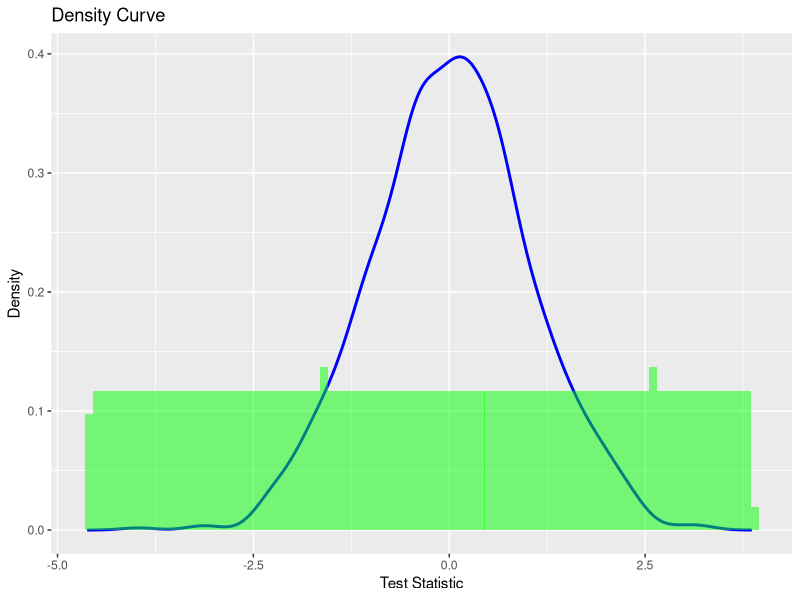

Source code (R): (Note: this script raises an error after producing the figure.)
library(testthat)
library(ggplot2)

permutation_test = function(group.labels, responses, num_reps, alpha = 0.05) {
  #Check to make sure it is a valid test
  if (!is.numeric(num_reps) || num_reps <= 0) {
    stop("Can not have negative permutations")
  }
  
  #Find the test statistic
  group1 = responses[group.labels==1]
  group2 = responses[group.labels==2]
  p1.hat = mean(group1)
  p2.hat = mean(group2)
  observed_test_statistic = (p1.hat-p2.hat) / sqrt((p1.hat*(1 -p1.hat)) / length(group1)+(p2.hat*(1 - p2.hat)) / length(group2))
  
  #Process to do the permutations with the different sample groups
  permuted_test_statistics = numeric(num_reps)
  for (i in seq_len(num_reps)) {
    permuted_labels = sample(group.labels)  # Randomize the group labels
    perm_group1 = responses[permuted_labels == 1] #Place the randomized responses into their respective groups
    perm_group2 = responses[permuted_labels == 2] 
    perm_p1.hat = mean(perm_group1) #Calculate the statistic mean
    perm_p2.hat = mean(perm_group2)
    permuted_test_statistics[i] = (perm_p1.hat - perm_p2.hat) / 
      sqrt((perm_p1.hat * (1 - perm_p1.hat)) / length(perm_group1) + (perm_p2.hat * (1 - perm_p2.hat)) / length(perm_group2))
  }
  
  #Null Mean and Standard Deviation
  null_mean = 0  
  null_sd = sqrt((p1.hat * (1 - p1.hat)) / length(group1) + (p2.hat * (1 - p2.hat)) / length(group2))
  
  #PLotting function to display the data
  data = rnorm(1000, mean = 0, sd = 1)
  density_data = density(data) #Find the density
  density_df = data.frame(x = density_data$x, y = density_data$y) #Density data frame
  ggplot(density_df, aes(x = x, y = y)) + #Plotting function
    geom_line(color = "blue", size = 1) +      #Plot the curve for the density
    geom_histogram(aes(y = ..density..), binwidth = 0.1, fill = "green", alpha = 0.5) +  # Plot histogram with density scale
    labs(title = "Density Curve", x = "Test Statistic", y = "Density") +
    theme_grey()
}

# Example usage
set.seed(123)
n = 50
p1 = 0.6
p2 = 0.4
responses = c(rbinom(n, 1, p1), rbinom(n, 1, p2))
group.labels = c(rep(1, n), rep(2, n))
permutation_test(group.labels, responses, num_reps = 1000)

set.seed(120)
n = 70
p1 = 0.4
p2 = 0.9
responses = c(rbinom(n, 1, p1), rbinom(n, 1, p2))
group.labels = c(rep(1, n), rep(2, n))
permutation_test(group.labels, responses, num_reps = -10)

test_that("Permutation test works", permutation_test(c(rep(1, n), rep(2, n)), c(rbinom(n, 1, .4), rbinom(n, 1, .6)), num_reps = 1000))
